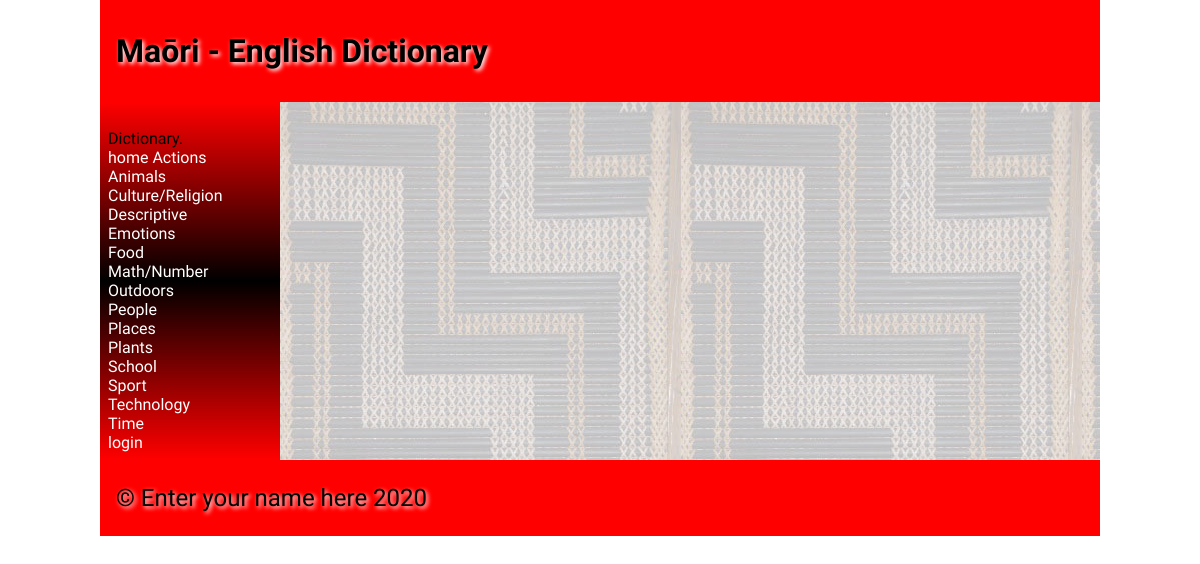
Before: / with the older database file.
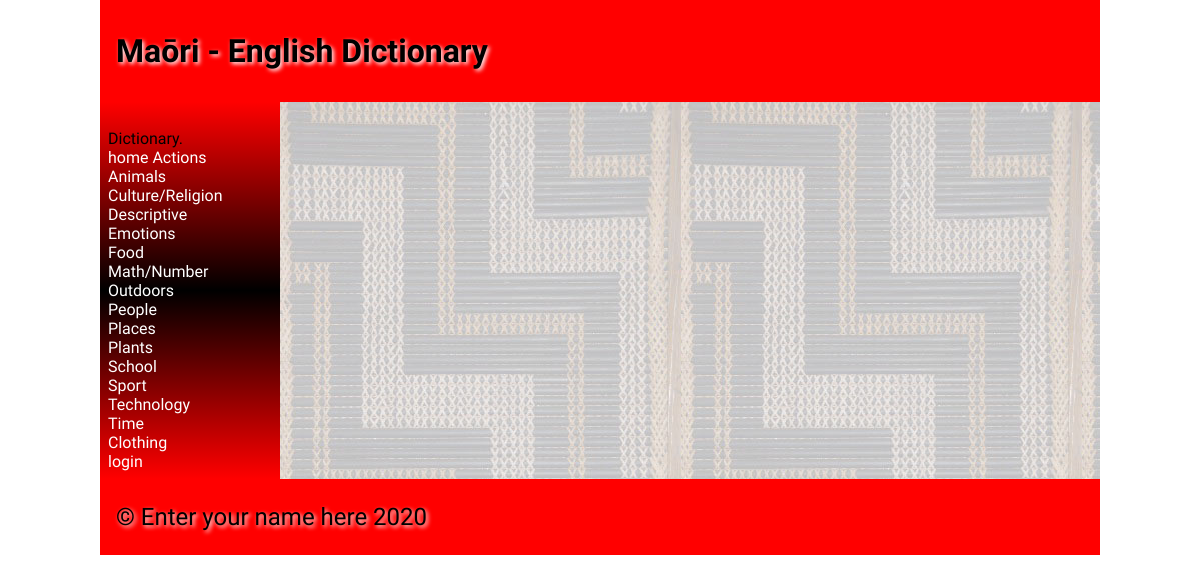
After: the same page with the newer database file.
### tables this page shows
CREATE TABLE categories
(
    id       integer
        primary key autoincrement,
    category varchar(30)
);

### flaskProject/app.py (the view)
@app.route('/')
def render_homepage():
    return render_template('home.html', logged_in=logged_in_checker(), categories=get_all_category())

### flaskProject/app.py (called while the page is built)
def create_connection(db_file):
    try:
        connection = sqlite3.connect(db_file)
        return connection
    except Error as e:
        print(e)
    return None

def logged_in_checker():
    if session.get('email') is None:
        return None
    elif session.get('user_type') == 1:
        return 0
    elif session.get('user_type') == 2:
        return 1

def get_all_category():
    con = create_connection(DATABASE)
    cur = con.cursor()
    query = "SELECT * FROM categories"
    cur.execute(query, )
    return cur.fetchall()

### flaskProject/templates/home.html (shortened to what this page needs)
{% extends 'base.html' %}
{% block heading %}Maōri - English Dictionary{% endblock %}

### flaskProject/templates/base.html (shortened to what this page needs)
<!doctype html>
<html lang="en">
<head>
	<link href="{{ url_for('static', filename='css/style.css') }}" rel="stylesheet">
</head>
<body>
	<div id="container">
		<header>
			<h1>{% block heading %}{% endblock %}</h1>
		</header>
		<nav>
			<div class="container">
				<div class="navbar-brand">Dictionary.</div>
					<div class="navbar-links">
						<a href="/">home</a>
                        {% for category in categories %}
                        <a href="/category/{{ category[0] }}">{{ category[1] }}</a><br>
                        {% endfor %}
						{% if logged_in == None %}
						<a href="/login">login</a>
						{% else %}
						<a href="/login">login</a>
						{%endif%}
					</div>
			</div>
		</nav>
		<main>
        </main>
		<footer>
			<p>
				&copy; Enter your name here 2020
			</p>
		</footer>
	</div>
</body>
</html>

### flaskProject/static/css/style.css (style rules this page uses)
* { font-family: Comfortaa, sans-serif; margin: 0; padding: 0; box-sizing: border-box; }
#container { display: grid; grid-template-columns: 75px auto; grid-template-areas: 'nav header' 'main main' 'footer footer'; }
header { grid-area: header; background-color: #f00; padding: 1rem; }
nav { grid-area: nav; }
main { grid-area: main; padding: 1rem; background-color: #edd; }
h1, h2, h3, h4 { padding: 1rem 0; font-family: 'Suez One', serif; color: #000; text-shadow: 2px 2px 4px #fff; }
p { padding: 0.5rem 0; }
a { color: #222; }
footer { grid-area: footer; padding: 1rem; background-color: #f00; }
footer p { color: #000; text-shadow: 2px 2px 4px #fff; font-size: 1.5rem; }
@media only screen and (min-width: 768px) { #container { grid-template-columns: 180px auto; grid-template-areas: 'header header' 'nav main' 'footer footer'; } }
@media only screen and (min-width: 768px) { nav { background: linear-gradient(180deg, rgba(255,0,0,1) 0%, rgba(0, 0, 0, 1) 50%, rgba(255,0,0,1) 100%); padding: 0.5rem; } }
@media only screen and (min-width: 768px) { nav a { color: #fff; text-decoration: none; } }
@media only screen and (min-width: 768px) { main { background-image: url('/poutama.jpg'); } }
@media only screen and (min-width: 1000px) { #container { width: 1000px; margin: auto; } }

Changed rows visible on the page:
added categories: category "Clothing"
